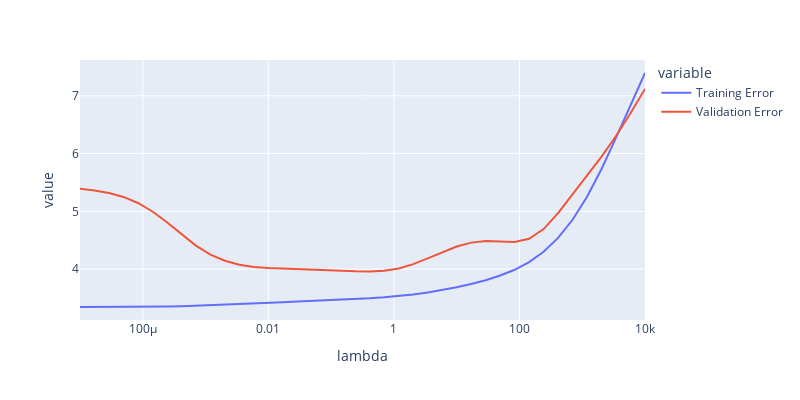

Notebook code for this chart:
### Markdown cell above
Below we plot your training and validation set error for the range of $\lambda$s given. You should see a figure where training error decreases as model complexity increases, but the error on the validation set is large for extreme values of $\lambda$ and minimized for some intermediate values. Holding your mouse over the training error and validation error lines will display the $\lambda$ and value at that point.

Note that on your plot, the **x-axis is the inverse of complexity**! In other words, small $\lambda$ models (on the left) are complex, because there is no regularization. That's why the training error is lowest on the left side of the plot, as this is where overfitting occurs.

### Code cell
px.line(error_vs_lambda, x = "lambda", y = ["Training Error", "Validation Error"], log_x=True, height = 400, width = 800)

### Figure 1 — Plotly figure (JSON) as saved in the notebook; plotly's stock layout.template omitted (floating-point values rounded to 4 significant figures)
{"data": [{"hovertemplate": "variable=Training Error<br>lambda=%{x}<br>value=%{y}<extra></extra>", "legendgroup": "Training Error", "line": {"color": "#636efa", "dash": "solid"}, "marker": {"symbol": "circle"}, "mode": "lines", "name": "Training Error", "orientation": "v", "showlegend": true, "type": "scatter", "x": [1e-05, 1.701e-05, 2.894e-05, 4.924e-05, 8.377e-05, 0.0001425, 0.0002424, 0.0004125, 0.0007017, 0.001194, 0.002031, 0.003455, 0.005878, 0.01, 0.01701, 0.02894, 0.04924, 0.08377, 0.1425, 0.2424, 0.4125, 0.7017, 1.194, 2.031, 3.455, 5.878, 10, 17.01, 28.94, 49.24, 83.77, 142.5, 242.4, 412.5, 701.7, 1194.0, 2031.0, 3455.0, 5878.0, 10000], "xaxis": "x", "y": [3.345, 3.345, 3.345, 3.346, 3.347, 3.349, 3.353, 3.359, 3.367, 3.376, 3.387, 3.397, 3.408, 3.418, 3.429, 3.438, 3.448, 3.458, 3.469, 3.481, 3.496, 3.513, 3.535, 3.563, 3.598, 3.639, 3.686, 3.742, 3.809, 3.889, 3.989, 4.121, 4.301, 4.541, 4.854, 5.251, 5.733, 6.276, 6.842, 7.395], "yaxis": "y"}, {"hovertemplate": "variable=Validation Error<br>lambda=%{x}<br>value=%{y}<extra></extra>", "legendgroup": "Validation Error", "line": {"color": "#EF553B", "dash": "solid"}, "marker": {"symbol": "circle"}, "mode": "lines", "name": "Validation Error", "orientation": "v", "showlegend": true, "type": "scatter", "x": [1e-05, 1.701e-05, 2.894e-05, 4.924e-05, 8.377e-05, 0.0001425, 0.0002424, 0.0004125, 0.0007017, 0.001194, 0.002031, 0.003455, 0.005878, 0.01, 0.01701, 0.02894, 0.04924, 0.08377, 0.1425, 0.2424, 0.4125, 0.7017, 1.194, 2.031, 3.455, 5.878, 10, 17.01, 28.94, 49.24, 83.77, 142.5, 242.4, 412.5, 701.7, 1194.0, 2031.0, 3455.0, 5878.0, 10000], "xaxis": "x", "y": [5.39, 5.363, 5.319, 5.25, 5.145, 4.998, 4.81, 4.603, 4.408, 4.253, 4.145, 4.078, 4.039, 4.018, 4.008, 4.001, 3.994, 3.985, 3.973, 3.962, 3.958, 3.971, 4.012, 4.086, 4.187, 4.296, 4.392, 4.459, 4.486, 4.479, 4.47, 4.524, 4.693, 4.968, 5.29, 5.615, 5.946, 6.304, 6.699, 7.119], "yaxis": "y"}], "layout": {"height": 400, "legend": {"title": {"text": "variable"}, "tracegroupgap": 0}, "margin": {"t": 60}, "width": 800, "xaxis": {"anchor": "y", "domain": [0, 1], "title": {"text": "lambda"}, "type": "log"}, "yaxis": {"anchor": "x", "domain": [0, 1], "title": {"text": "value"}}}}
